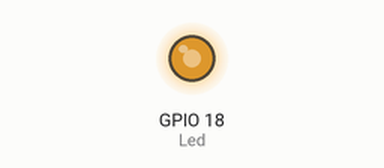
Simulated run of this program. Board: Raspberry Pi (BCM pin numbers). Parts: output pins drawn as LEDs (lit = HIGH).

Above: at 0.1 s.
Timing chart, 0 to 1.6 s (numbered marks = the images above):
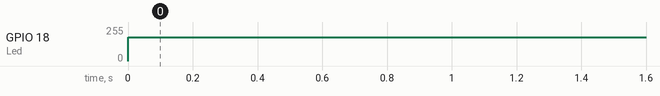

The program:

index3.py
```python
# 2023/05/09
# PWM(Pulse With Modulation)制御

import RPi.GPIO as GPIO #GPIOを使うために必要
import time #タイマーを使うために必要

pin = 18
# ledPin2 = 24 # スイッチの入力箇所指定

### GPIOのピンを指定する方法 ###
GPIO.setmode(GPIO.BCM) #GPIOの番号で指定する

### ピンのセットアップ（指定用途の確定） ###
# LEDピンの出力
GPIO.setup(pin, GPIO.OUT)

try: #try~expectでひと固まり
    while True: #無限ループ（基本）
        Led = GPIO.PWM(18, 50)#(ポート, 周波数)
        Led.start(70)# 一周期のONの割合(%)
        time.sleep(5)

except KeyboardInterrupt: #キーボードの入力により処理を判定
    GPIO.cleanup()  # GPIOの解放
```

Measured:
- by itself, GPIO 18 (Led): 0/255 → 179/255 at 0.00 s
